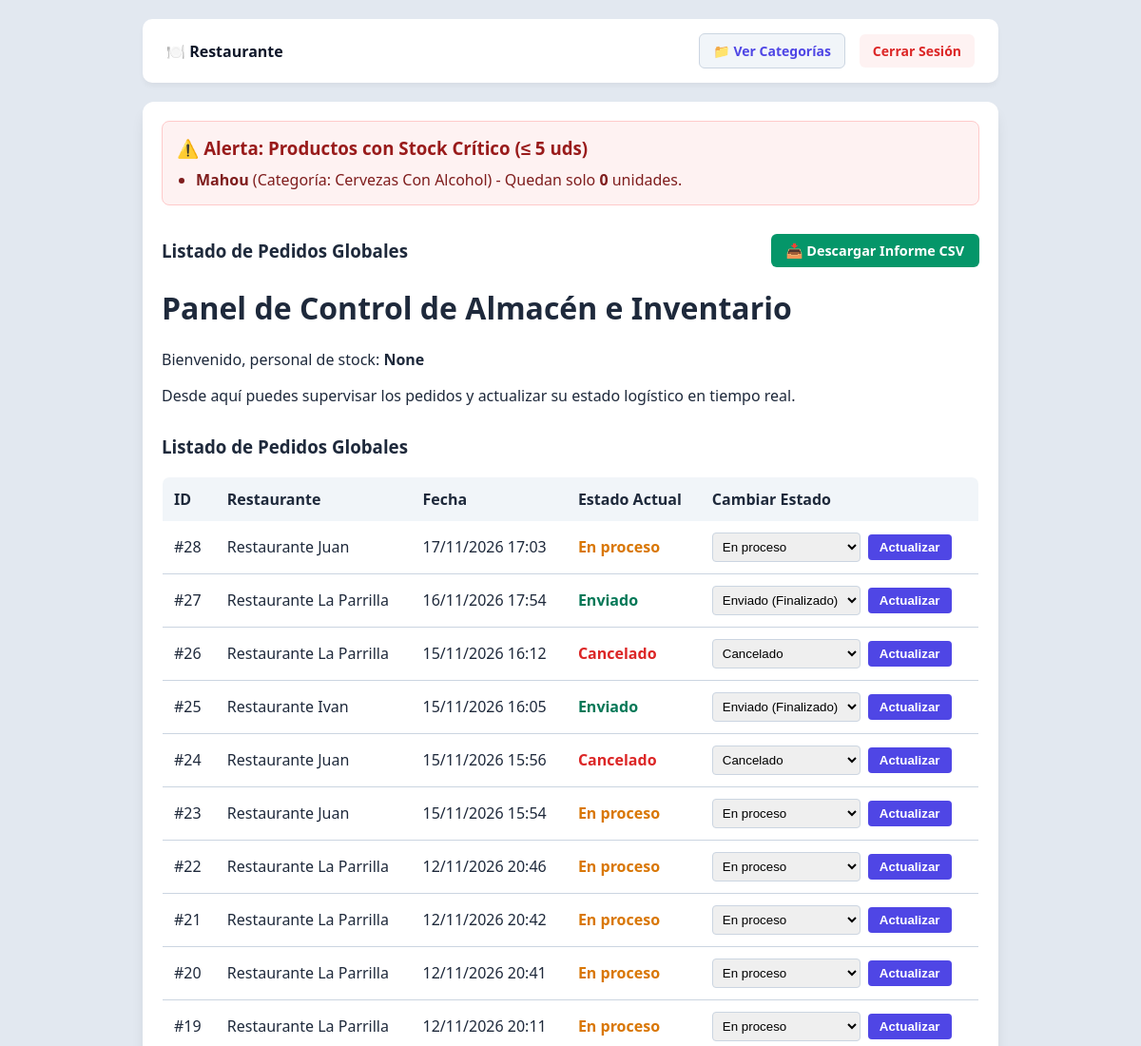
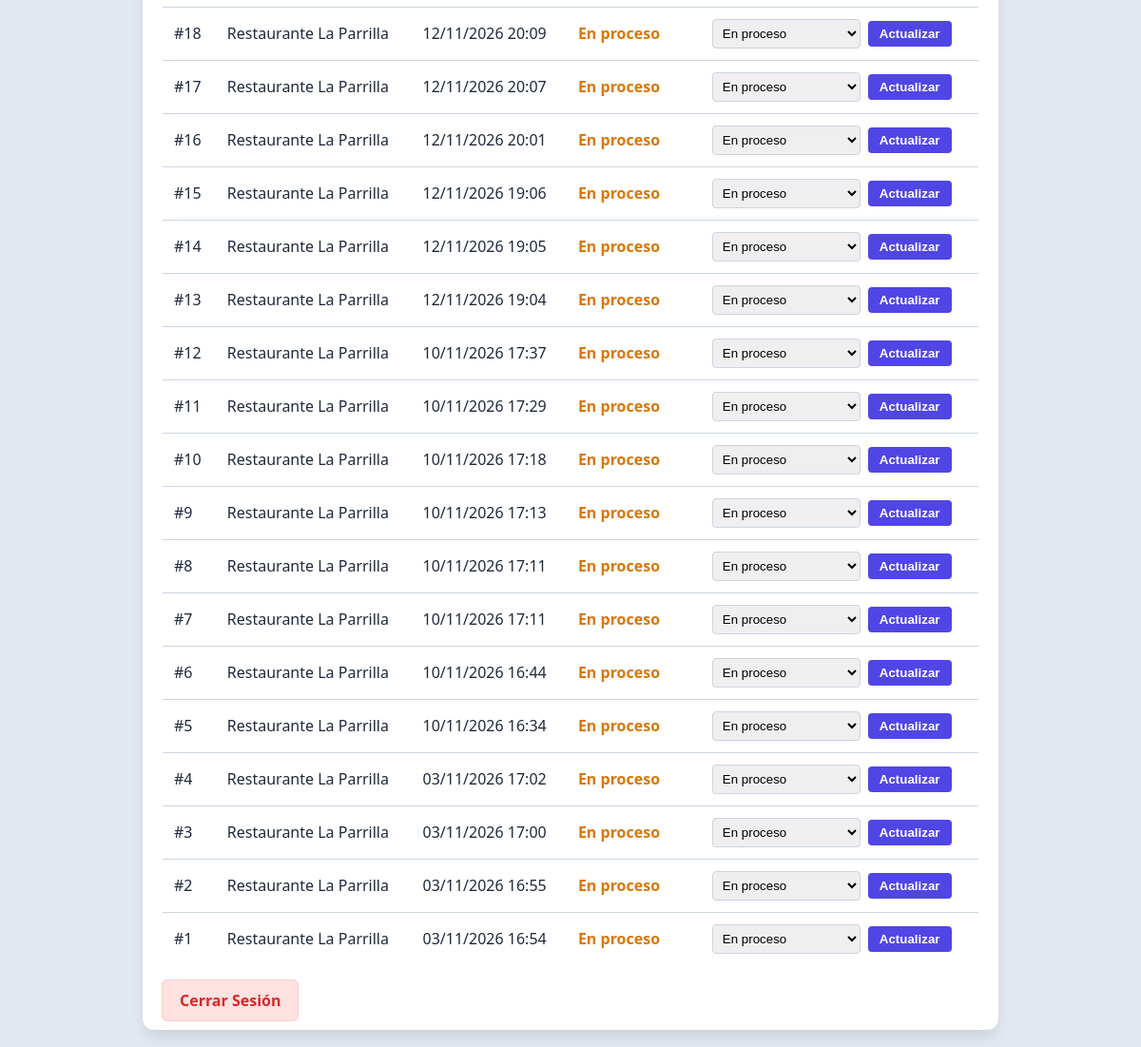
Screenshot of /almacen/ with the database file from the repository (2 pictures, top to bottom).
### mi_app12/models.py (models this page shows, shortened)
class Producto(models.Model):
    categoria = models.ForeignKey(Categoria, on_delete=models.CASCADE, related_name='productos')
    nombre = models.CharField(max_length=100)
    descripcion = models.TextField(blank=True, null=True)
    peso = models.DecimalField(max_digits=6, decimal_places=2, default=0.0)
    stock = models.IntegerField(default=0)
    precio = models.DecimalField(max_digits=8, decimal_places=2, default=0.0)  # Añadido para los subtotales del carrito

class Categoria(models.Model):
    nombre = models.CharField(max_length=100)
    descripcion = models.TextField(blank=True, null=True)

class Pedido(models.Model):
    restaurante = models.ForeignKey(Restaurante, on_delete=models.CASCADE, related_name='pedidos')
    fecha = models.DateTimeField(auto_now_add=True)
    ESTADOS_PEDIDO = [
        ('en_proceso', 'En proceso'),
        ('enviado', 'Enviado'),
        ('cancelado', 'Cancelado'),
    ]
    estado = models.CharField(max_length=20, choices=ESTADOS_PEDIDO, default='en_proceso')
    enviado = models.BooleanField(default=False) # Mantenido por compatibilidad previa

class Restaurante(models.Model):
    nombre = models.CharField(max_length=100)
    direccion = models.CharField(max_length=200, blank=True, null=True)
    email = models.EmailField(blank=True, null=True) # Recomendado por si quieres usar su propio email en servicios

### mi_app12/views.py (the view, shortened to what this page needs)
# urls.py: path('almacen/', views.vista_almacen, name='vista_almacen'),
def vista_almacen(request):
    mensaje = None
    error = None
    productos_criticos = list(Producto.objects.filter(stock__lte=5))
    pedidos = Pedido.objects.all().order_by('-fecha')
    return render(request, 'mi_app12/almacen.html', {
        'pedidos': pedidos,
        'productos_criticos': productos_criticos,
        'mensaje': mensaje,
        'error': error,
        'usuario_correo': request.session.get('usuario_correo'),
        'restaurante_nombre': request.session.get('restaurante_nombre')
    })

### mi_app12/templates/mi_app12/almacen.html (shortened to what this page needs)
{% extends 'mi_app12/base.html' %}
{% block content %}
<div class="container" style="padding: 20px;">
    {% if productos_criticos %}
        <div style="background-color: #fef2f2; border: 1px solid #fecaca; padding: 15px; border-radius: 8px; margin-bottom: 25px;">
            <h3 style="color: #991b1b; margin-top: 0; margin-bottom: 10px;">⚠️ Alerta: Productos con Stock Crítico (≤ 5 uds)</h3>
            <ul style="margin: 0; padding-left: 20px; color: #7f1d1d;">
                {% for prod in productos_criticos %}
                    <li><strong>{{ prod.nombre }}</strong> (Categoría: {{ prod.categoria.nombre }}) - Quedan solo <strong>{{ prod.stock }}</strong> unidades.</li>
                {% endfor %}
            </ul>
        </div>
    {% endif %}
    <div style="display: flex; justify-content: space-between; align-items: center; margin-top: 30px; margin-bottom: 15px;">
        <h3 style="color: #1e293b; margin: 0;">Listado de Pedidos Globales</h3>
        <a href="{% url 'exportar_pedidos_csv' %}" style="background-color: #059669; color: white; padding: 8px 16px; text-decoration: none; border-radius: 6px; font-weight: 600; font-size: 0.9rem;">📥 Descargar Informe CSV</a>
    </div>
    <h1>Panel de Control de Almacén e Inventario</h1>
    <p>Bienvenido, personal de stock: <strong>{{ usuario_correo }}</strong></p>
    <p>Desde aquí puedes supervisar los pedidos y actualizar su estado logístico en tiempo real.</p>
    <h3 style="margin-top: 30px; color: #1e293b;">Listado de Pedidos Globales</h3>
    <table style="width: 100%; border-collapse: collapse; background: white; border-radius: 8px; overflow: hidden; border: 1px solid #cbd5e1; margin-top: 15px;">
        <thead>
            <tr style="background-color: #f1f5f9; text-align: left;">
                <th style="padding: 12px;">ID</th>
                <th style="padding: 12px;">Restaurante</th>
                <th style="padding: 12px;">Fecha</th>
                <th style="padding: 12px;">Estado Actual</th>
                <th style="padding: 12px;">Cambiar Estado</th>
            </tr>
        </thead>
        <tbody>
            {% for pedido in pedidos %}
            <tr style="border-bottom: 1px solid #cbd5e1;">
                <td style="padding: 12px;">#{{ pedido.id }}</td>
                <td style="padding: 12px;">{{ pedido.restaurante.nombre }}</td>
                <td style="padding: 12px;">{{ pedido.fecha|date:"d/m/Y H:i" }}</td>
                <td style="padding: 12px; font-weight: bold;">
                    {% if pedido.estado == 'enviado' %}
                        <span style="color: #047857;">{{ pedido.get_estado_display }}</span>
                    {% elif pedido.estado == 'cancelado' %}
                        <span style="color: #dc2626;">{{ pedido.get_estado_display }}</span>
                    {% else %}
                        <span style="color: #d97706;">{{ pedido.get_estado_display }}</span>
                    {% endif %}
                </td>
                <td style="padding: 12px;">
                    <form method="POST" style="display: flex; gap: 8px; align-items: center;">
                        <select name="nuevo_estado" style="padding: 6px; border: 1px solid #cbd5e1; border-radius: 4px;">
                            <option value="en_proceso" {% if pedido.estado == 'en_proceso' %}selected{% endif %}>En proceso</option>
                            <option value="enviado" {% if pedido.estado == 'enviado' %}selected{% endif %}>Enviado (Finalizado)</option>
                            <option value="cancelado" {% if pedido.estado == 'cancelado' %}selected{% endif %}>Cancelado</option>
                        </select>
                        <button type="submit" style="background-color: #4f46e5; color: white; padding: 6px 12px; border: none; border-radius: 4px; font-weight: bold; cursor: pointer;">Actualizar</button>
                    </form>
                </td>
            </tr>
            {% empty %}
            <tr>
                <td colspan="5" style="padding: 20px; text-align: center; color: #64748b;">No hay pedidos registrados en el sistema.</td>
            </tr>
            {% endfor %}
        </tbody>
    </table>
    <div style="margin-top: 25px;">
        <a href="{% url 'logout_restaurante' %}" style="background-color: #fee2e2; color: #dc2626; padding: 10px 18px; text-decoration: none; border-radius: 6px; font-weight: 600; border: 1px solid #fecaca;">Cerrar Sesión</a>
    </div>
</div>
{% endblock %}

### mi_app12/templates/mi_app12/base.html (shortened to what this page needs)
<!DOCTYPE html>
<html lang="es">
<head>
</head>
<body>
    <div class="main-wrapper">
        <div class="top-navbar">
            <span class="user-info">🍽️ {{ restaurante_nombre|default:"Restaurante" }}</span>
            <div class="nav-links">
                <a href="{% url 'listar_categorias' %}" class="btn-nav btn-categories">📁 Ver Categorías</a>
                <a href="{% url 'logout_restaurante' %}" class="btn-nav btn-logout">Cerrar Sesión</a>
            </div>
        </div>
        {% block content %}
        {% endblock %}
    </div>
</body>
</html>

### mi_app12/templates/mi_app12/base.html (style rules this page uses)
:root { --primary-color: #4f46e5; --primary-hover: #4338ca; --bg-color: #e2e8f0; --card-bg: #ffffff; --text-color: #1e293b; --border-color: #cbd5e1; --danger-color: #dc2626; --success-color: #16a34a; }
body { font-family: 'Segoe UI', Tahoma, Geneva, Verdana, sans-serif; background-color: var(--bg-color); color: var(--text-color); margin: 0; padding: 20px; display: flex; justify-content: center; }
.main-wrapper { width: 100%; max-width: 900px; }
.top-navbar { background: var(--card-bg); padding: 15px 25px; border-radius: 10px; display: flex; justify-content: space-between; align-items: center; margin-bottom: 20px; box-shadow: 0 4px 6px -1px rgba(0, 0, 0, 0.05); }
.user-info { font-weight: 600; color: #0f172a; }
.nav-links { display: flex; gap: 15px; align-items: center; }
.btn-nav { text-decoration: none; font-weight: 600; font-size: 14px; padding: 8px 14px; border-radius: 6px; }
.btn-categories { background-color: #f1f5f9; color: var(--primary-color); border: 1px solid var(--border-color); }
.btn-logout { background-color: #fef2f2; color: var(--danger-color); }
.container { background: var(--card-bg); padding: 35px; border-radius: 12px; box-shadow: 0 10px 15px -3px rgba(0, 0, 0, 0.1); }

### rows the page displays
Producto: nombre "Mahou", categoria.nombre "Cervezas Con Alcohol", stock "0"
Pedido: id "28", restaurante.nombre "Restaurante Juan", fecha "17/11/2026 17:03", estado "En proceso", nuevo_estado "En proceso"
Pedido: id "27", restaurante.nombre "Restaurante La Parrilla", fecha "16/11/2026 17:54", estado "Enviado", nuevo_estado "Enviado (Finalizado)"
Pedido: id "26", restaurante.nombre "Restaurante La Parrilla", fecha "15/11/2026 16:12", estado "Cancelado", nuevo_estado "Cancelado"
Pedido: id "25", restaurante.nombre "Restaurante Ivan", fecha "15/11/2026 16:05", estado "Enviado", nuevo_estado "Enviado (Finalizado)"
Pedido: id "24", restaurante.nombre "Restaurante Juan", fecha "15/11/2026 15:56", estado "Cancelado", nuevo_estado "Cancelado"
Pedido: id "23", restaurante.nombre "Restaurante Juan", fecha "15/11/2026 15:54", estado "En proceso", nuevo_estado "En proceso"
Pedido: id "22", restaurante.nombre "Restaurante La Parrilla", fecha "12/11/2026 20:46", estado "En proceso", nuevo_estado "En proceso"
Pedido: id "21", restaurante.nombre "Restaurante La Parrilla", fecha "12/11/2026 20:42", estado "En proceso", nuevo_estado "En proceso"
Pedido: id "20", restaurante.nombre "Restaurante La Parrilla", fecha "12/11/2026 20:41", estado "En proceso", nuevo_estado "En proceso"
Pedido: id "19", restaurante.nombre "Restaurante La Parrilla", fecha "12/11/2026 20:11", estado "En proceso", nuevo_estado "En proceso"
Pedido: id "18", restaurante.nombre "Restaurante La Parrilla", fecha "12/11/2026 20:09", estado "En proceso", nuevo_estado "En proceso"
Pedido: id "17", restaurante.nombre "Restaurante La Parrilla", fecha "12/11/2026 20:07", estado "En proceso", nuevo_estado "En proceso"
Pedido: id "16", restaurante.nombre "Restaurante La Parrilla", fecha "12/11/2026 20:01", estado "En proceso", nuevo_estado "En proceso"
Pedido: id "15", restaurante.nombre "Restaurante La Parrilla", fecha "12/11/2026 19:06", estado "En proceso", nuevo_estado "En proceso"
Pedido: id "14", restaurante.nombre "Restaurante La Parrilla", fecha "12/11/2026 19:05", estado "En proceso", nuevo_estado "En proceso"
Pedido: id "13", restaurante.nombre "Restaurante La Parrilla", fecha "12/11/2026 19:04", estado "En proceso", nuevo_estado "En proceso"
Pedido: id "12", restaurante.nombre "Restaurante La Parrilla", fecha "10/11/2026 17:37", estado "En proceso", nuevo_estado "En proceso"
Pedido: id "11", restaurante.nombre "Restaurante La Parrilla", fecha "10/11/2026 17:29", estado "En proceso", nuevo_estado "En proceso"
Pedido: id "10", restaurante.nombre "Restaurante La Parrilla", fecha "10/11/2026 17:18", estado "En proceso", nuevo_estado "En proceso"
Pedido: id "9", restaurante.nombre "Restaurante La Parrilla", fecha "10/11/2026 17:13", estado "En proceso", nuevo_estado "En proceso"
Pedido: id "8", restaurante.nombre "Restaurante La Parrilla", fecha "10/11/2026 17:11", estado "En proceso", nuevo_estado "En proceso"
Pedido: id "7", restaurante.nombre "Restaurante La Parrilla", fecha "10/11/2026 17:11", estado "En proceso", nuevo_estado "En proceso"
Pedido: id "6", restaurante.nombre "Restaurante La Parrilla", fecha "10/11/2026 16:44", estado "En proceso", nuevo_estado "En proceso"
Pedido: id "5", restaurante.nombre "Restaurante La Parrilla", fecha "10/11/2026 16:34", estado "En proceso", nuevo_estado "En proceso"
Pedido: id "4", restaurante.nombre "Restaurante La Parrilla", fecha "03/11/2026 17:02", estado "En proceso", nuevo_estado "En proceso"
Pedido: id "3", restaurante.nombre "Restaurante La Parrilla", fecha "03/11/2026 17:00", estado "En proceso", nuevo_estado "En proceso"
Pedido: id "2", restaurante.nombre "Restaurante La Parrilla", fecha "03/11/2026 16:55", estado "En proceso", nuevo_estado "En proceso"
Pedido: id "1", restaurante.nombre "Restaurante La Parrilla", fecha "03/11/2026 16:54", estado "En proceso", nuevo_estado "En proceso"

### other values shown
{{ restaurante_nombre|default:"Restaurante" }} "Restaurante"
{{ usuario_correo }} "None"
